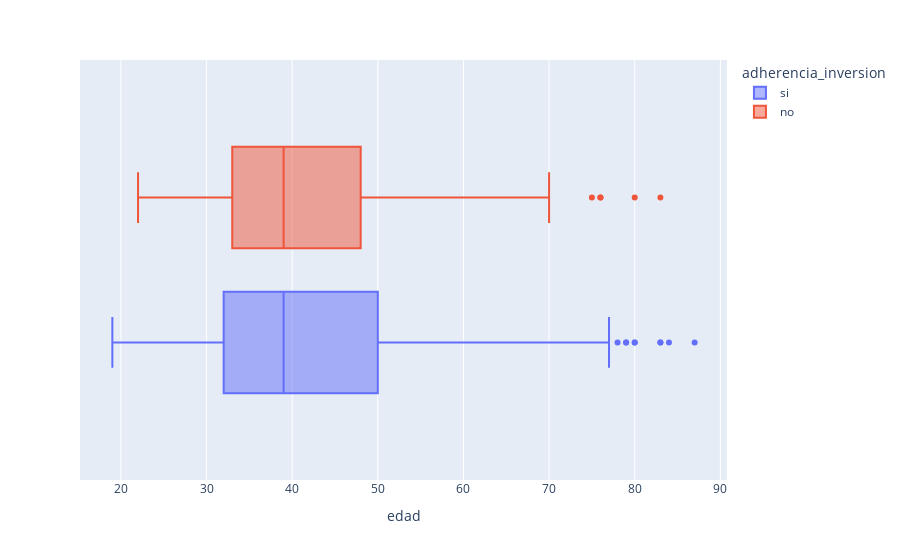

Notebook source saved alongside this figure:
### Markdown cell above
### Variables numéricas

### Code cell
px.box(datos, x='edad', color='adherencia_inversion')

### Figure 1 — Plotly figure (JSON) as saved in the notebook; plotly's stock layout.template omitted (floating-point values rounded to 4 significant figures; data arrays with more than 128 entries replaced by an {"elided": "..."} marker saying what was removed)
{"data": [{"alignmentgroup": "True", "hovertemplate": "adherencia_inversion=si<br>edad=%{x}<extra></extra>", "legendgroup": "si", "marker": {"color": "#636efa"}, "name": "si", "notched": false, "offsetgroup": "si", "orientation": "h", "showlegend": true, "type": "box", "x": {"elided": "502 int values"}, "x0": " ", "xaxis": "x", "y0": " ", "yaxis": "y"}, {"alignmentgroup": "True", "hovertemplate": "adherencia_inversion=no<br>edad=%{x}<extra></extra>", "legendgroup": "no", "marker": {"color": "#EF553B"}, "name": "no", "notched": false, "offsetgroup": "no", "orientation": "h", "showlegend": true, "type": "box", "x": {"elided": "766 int values"}, "x0": " ", "xaxis": "x", "y0": " ", "yaxis": "y"}], "layout": {"boxmode": "group", "legend": {"title": {"text": "adherencia_inversion"}, "tracegroupgap": 0}, "margin": {"t": 60}, "xaxis": {"anchor": "y", "domain": [0, 1], "title": {"text": "edad"}}, "yaxis": {"anchor": "x", "domain": [0, 1]}}}
